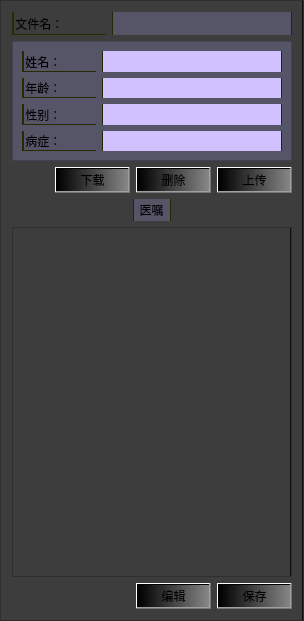
   <widget class="QFrame" name="frame_2">
    <property name="geometry">
     <rect>
      <x>278</x>
      <y>0</y>
      <width>302</width>
      <height>621</height>
     </rect>
    </property>
    <property name="maximumSize">
     <size>
      <width>320</width>
      <height>16777215</height>
     </size>
    </property>
    <property name="styleSheet">
     <string notr="true">background-color: rgb(61, 61, 61);
border-right:2px solid rgb(13, 13, 13);
border-left:1px solid rgb(13, 13, 13);
</string>
    </property>
    <property name="frameShape">
     <enum>QFrame::StyledPanel</enum>
    </property>
    <property name="frameShadow">
     <enum>QFrame::Raised</enum>
    </property>
    <layout class="QVBoxLayout" name="verticalLayout_8">
     <item>
      <layout class="QHBoxLayout" name="horizontalLayout_11">
       <item>
        <widget class="QLabel" name="label_6">
         <property name="maximumSize">
          <size>
           <width>180</width>
           <height>16777215</height>
          </size>
         </property>
         <property name="styleSheet">
          <string notr="true">border-left:2px solid rgb(42, 42, 0);
border-bottom:1px solid rgb(42, 42, 0);
border-right:rgb(42, 42, 0);</string>
         </property>
         <property name="text">
          <string> 文件名：</string>
         </property>
        </widget>
       </item>
       <item>
        <widget class="QLabel" name="fileName_LB">
         <property name="minimumSize">
          <size>
           <width>180</width>
           <height>0</height>
          </size>
         </property>
         <property name="maximumSize">
          <size>
           <width>180</width>
           <height>16777215</height>
          </size>
         </property>
         <property name="styleSheet">
          <string notr="true">background-color: rgb(86, 85, 104);
border-left:1px solid rgb(38, 38, 0);
border-right:1px solid rgb(38, 38, 0);</string>
         </property>
         <property name="text">
          <string/>
         </property>
        </widget>
       </item>
      </layout>
     </item>
     <item>
      <widget class="QFrame" name="frame_3">
       <property name="minimumSize">
        <size>
         <width>0</width>
         <height>120</height>
        </size>
       </property>
       <property name="maximumSize">
        <size>
         <width>16777215</width>
         <height>120</height>
        </size>
       </property>
       <property name="styleSheet">
        <string notr="true">background-color: rgb(86, 85, 104);
border-left:1px solid rgb(38, 38, 0);
border-right:1px solid rgb(38, 38, 0);</string>
       </property>
       <property name="frameShape">
        <enum>QFrame::StyledPanel</enum>
       </property>
       <property name="frameShadow">
        <enum>QFrame::Raised</enum>
       </property>
       <layout class="QVBoxLayout" name="verticalLayout_7">
        <item>
         <layout class="QHBoxLayout" name="horizontalLayout_12">
          <item>
           <widget class="QLabel" name="label_8">
            <property name="styleSheet">
             <string notr="true">border-left:2px solid rgb(42, 42, 0);
border-bottom:1px solid rgb(42, 42, 0);
border-right:rgb(42, 42, 0);</string>
            </property>
            <property name="text">
             <string> 姓名：</string>
            </property>
           </widget>
          </item>
          <item>
           <widget class="QLabel" name="patientName_LB">
            <property name="minimumSize">
             <size>
              <width>180</width>
              <height>0</height>
             </size>
            </property>
            <property name="maximumSize">
             <size>
              <width>180</width>
              <height>16777215</height>
             </size>
            </property>
            <property name="styleSheet">
             <string notr="true">background-color: rgb(209, 194, 255);
border-left:1px solid rgb(38, 38, 0);
border-right:1px solid rgb(38, 38, 0);</string>
            </property>
            <property name="text">
             <string/>
            </property>
           </widget>
          </item>
         </layout>
        </item>
        <item>
         <layout class="QHBoxLayout" name="horizontalLayout_13">
          <item>
           <widget class="QLabel" name="label_9">
            <property name="styleSheet">
             <string notr="true">border-left:2px solid rgb(42, 42, 0);
border-bottom:1px solid rgb(42, 42, 0);
border-right:rgb(42, 42, 0);</string>
            </property>
            <property name="text">
             <string> 年龄：</string>
            </property>
           </widget>
          </item>
          <item>
           <widget class="QLabel" name="patientAge_LB">
            <property name="minimumSize">
             <size>
              <width>180</width>
              <height>0</height>
             </size>
            </property>
            <property name="maximumSize">
             <size>
              <width>180</width>
              <height>16777215</height>
             </size>
            </property>
            <property name="styleSheet">
             <string notr="true">background-color: rgb(209, 194, 255);
border-left:1px solid rgb(38, 38, 0);
border-right:1px solid rgb(38, 38, 0);</string>
            </property>
            <property name="text">
             <string/>
            </property>
           </widget>
          </item>
         </layout>
        </item>
        <item>
         <layout class="QHBoxLayout" name="horizontalLayout_14">
          <item>
           <widget class="QLabel" name="label_10">
            <property name="styleSheet">
             <string notr="true">border-left:2px solid rgb(42, 42, 0);
border-bottom:1px solid rgb(42, 42, 0);
border-right:rgb(42, 42, 0);</string>
            </property>
            <property name="text">
             <string> 性别：</string>
            </property>
           </widget>
          </item>
          <item>
           <widget class="QLabel" name="patientSex_LB">
            <property name="minimumSize">
             <size>
              <width>180</width>
              <height>0</height>
             </size>
            </property>
            <property name="maximumSize">
             <size>
              <width>180</width>
              <height>16777215</height>
             </size>
            </property>
            <property name="styleSheet">
             <string notr="true">background-color: rgb(209, 194, 255);
border-left:1px solid rgb(38, 38, 0);
border-right:1px solid rgb(38, 38, 0);</string>
            </property>
            <property name="text">
             <string/>
            </property>
           </widget>
          </item>
         </layout>
        </item>
        <item>
         <layout class="QHBoxLayout" name="horizontalLayout_15">
          <item>
           <widget class="QLabel" name="label_11">
            <property name="styleSheet">
             <string notr="true">border-left:2px solid rgb(42, 42, 0);
border-bottom:1px solid rgb(42, 42, 0);
border-right:rgb(42, 42, 0);</string>
            </property>
            <property name="text">
             <string> 病症：</string>
            </property>
           </widget>
          </item>
          <item>
           <widget class="QLabel" name="patientIllness_LB">
            <property name="minimumSize">
             <size>
              <width>180</width>
              <height>0</height>
             </size>
            </property>
            <property name="maximumSize">
             <size>
              <width>180</width>
              <height>16777215</height>
             </size>
            </property>
            <property name="styleSheet">
             <string notr="true">background-color: rgb(209, 194, 255);
border-left:1px solid rgb(38, 38, 0);
border-right:1px solid rgb(38, 38, 0);</string>
            </property>
            <property name="text">
             <string/>
            </property>
           </widget>
          </item>
         </layout>
        </item>
       </layout>
      </widget>
     </item>
     <item>
      <layout class="QHBoxLayout" name="horizontalLayout_16">
       <item>
        <spacer name="horizontalSpacer_5">
         <property name="orientation">
          <enum>Qt::Horizontal</enum>
         </property>
         <property name="sizeHint" stdset="0">
          <size>
           <width>40</width>
           <height>20</height>
          </size>
         </property>
        </spacer>
       </item>
       <item>
        <widget class="QPushButton" name="download_BT">
         <property name="styleSheet">
          <string notr="true">background-color: qlineargradient(spread:pad, x1:0, y1:0, x2:1, y2:0, stop:0 rgba(0, 0, 0, 255), stop:1 rgba(134, 134, 134, 255));
pressed:qlineargradient(spread:pad, x1:0, y1:0, x2:1, y2:0, stop:0 rgba(0, 0, 0, 255), stop:1 rgba(100,100,100, 255));</string>
         </property>
         <property name="text">
          <string>下载</string>
         </property>
        </widget>
       </item>
       <item>
        <widget class="QPushButton" name="deletePatient_BT">
         <property name="styleSheet">
          <string notr="true">background-color: qlineargradient(spread:pad, x1:0, y1:0, x2:1, y2:0, stop:0 rgba(0, 0, 0, 255), stop:1 rgba(134, 134, 134, 255));
pressed:qlineargradient(spread:pad, x1:0, y1:0, x2:1, y2:0, stop:0 rgba(0, 0, 0, 255), stop:1 rgba(100,100,100, 255));</string>
         </property>
         <property name="text">
          <string>删除</string>
         </property>
        </widget>
       </item>
       <item>
        <widget class="QPushButton" name="upload_BT">
         <property name="styleSheet">
          <string notr="true">background-color: qlineargradient(spread:pad, x1:0, y1:0, x2:1, y2:0, stop:0 rgba(0, 0, 0, 255), stop:1 rgba(134, 134, 134, 255));
pressed:qlineargradient(spread:pad, x1:0, y1:0, x2:1, y2:0, stop:0 rgba(0, 0, 0, 255), stop:1 rgba(100,100,100, 255));</string>
         </property>
         <property name="text">
          <string>上传</string>
         </property>
        </widget>
       </item>
      </layout>
     </item>
     <item>
      <layout class="QHBoxLayout" name="horizontalLayout_10">
       <item>
        <spacer name="horizontalSpacer_3">
         <property name="orientation">
          <enum>Qt::Horizontal</enum>
         </property>
         <property name="sizeHint" stdset="0">
          <size>
           <width>40</width>
           <height>20</height>
          </size>
         </property>
        </spacer>
       </item>
       <item>
        <widget class="QLabel" name="label_4">
         <property name="font">
          <font>
           <family>Arial</family>
          </font>
         </property>
         <property name="layoutDirection">
          <enum>Qt::LeftToRight</enum>
         </property>
         <property name="styleSheet">
          <string notr="true">background-color: rgb(86, 85, 104);
border-left:1px solid rgb(38, 38, 0);
border-right:1px solid rgb(38, 38, 0);</string>
         </property>
         <property name="text">
          <string>  医嘱  </string>
         </property>
        </widget>
       </item>
       <item>
        <spacer name="horizontalSpacer_4">
         <property name="orientation">
          <enum>Qt::Horizontal</enum>
         </property>
         <property name="sizeHint" stdset="0">
          <size>
           <width>40</width>
           <height>20</height>
          </size>
         </property>
        </spacer>
       </item>
      </layout>
     </item>
     <item>
      <widget class="QPlainTextEdit" name="remark_PT">
       <property name="enabled">
        <bool>true</bool>
       </property>
       <property name="minimumSize">
        <size>
         <width>280</width>
         <height>350</height>
        </size>
       </property>
       <property name="maximumSize">
        <size>
         <width>280</width>
         <height>350</height>
        </size>
       </property>
      </widget>
     </item>
     <item>
      <layout class="QHBoxLayout" name="horizontalLayout_9">
       <item>
        <spacer name="horizontalSpacer_2">
         <property name="orientation">
          <enum>Qt::Horizontal</enum>
         </property>
         <property name="sizeHint" stdset="0">
          <size>
           <width>118</width>
           <height>20</height>
          </size>
         </property>
        </spacer>
       </item>
       <item>
        <widget class="QPushButton" name="writeRemark_BT">
         <property name="styleSheet">
          <string notr="true">background-color: qlineargradient(spread:pad, x1:0, y1:0, x2:1, y2:0, stop:0 rgba(0, 0, 0, 255), stop:1 rgba(134, 134, 134, 255));
pressed:qlineargradient(spread:pad, x1:0, y1:0, x2:1, y2:0, stop:0 rgba(0, 0, 0, 255), stop:1 rgba(100,100,100, 255));</string>
         </property>
         <property name="text">
          <string>编辑</string>
         </property>
        </widget>
       </item>
       <item>
        <widget class="QPushButton" name="saveRemark_BT">
         <property name="styleSheet">
          <string notr="true">background-color: qlineargradient(spread:pad, x1:0, y1:0, x2:1, y2:0, stop:0 rgba(0, 0, 0, 255), stop:1 rgba(134, 134, 134, 255));
pressed:qlineargradient(spread:pad, x1:0, y1:0, x2:1, y2:0, stop:0 rgba(0, 0, 0, 255), stop:1 rgba(100,100,100, 255));</string>
         </property>
         <property name="text">
          <string>保存</string>
         </property>
        </widget>
       </item>
      </layout>
     </item>
    </layout>
   </widget>
